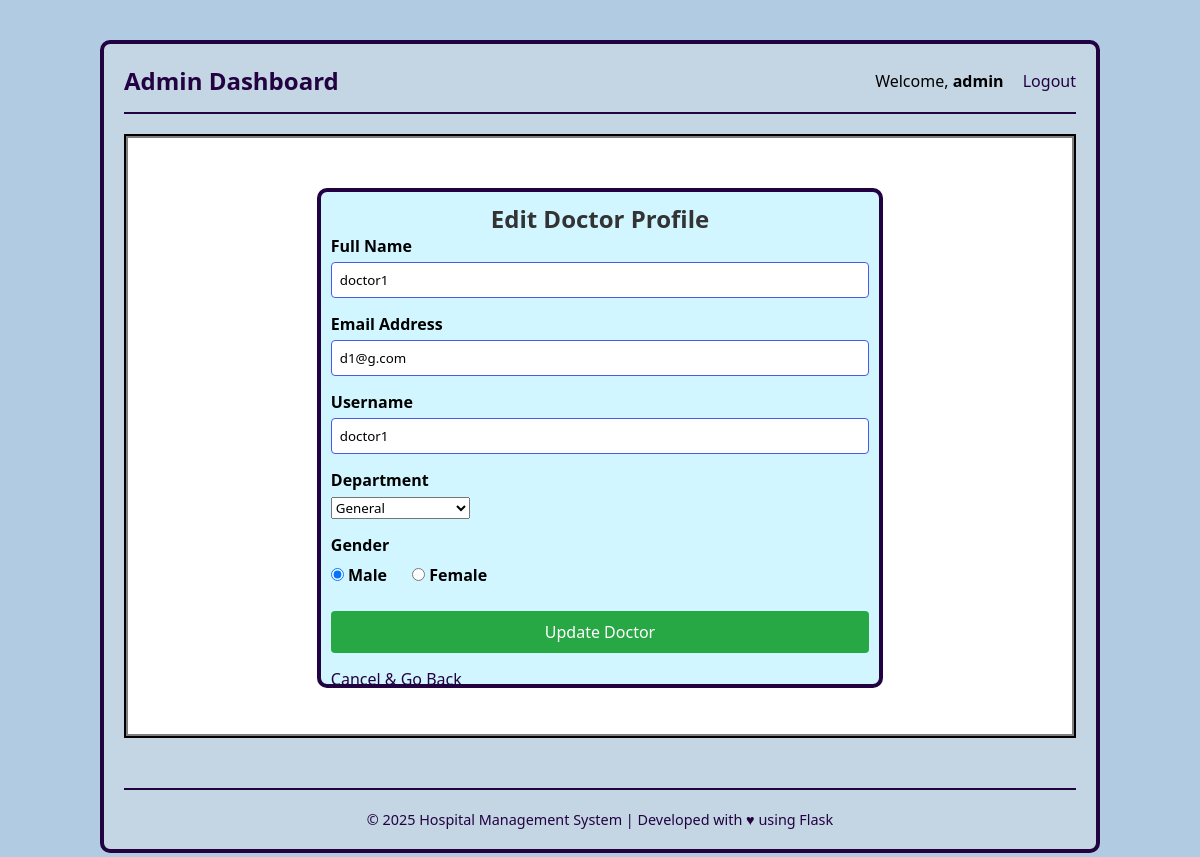
The page /edit_doctor/1 (signed in) on the database its author committed.
### application/models.py (models this page shows)
class Doctor(db.Model):
    id = db.Column(db.Integer, primary_key=True)
    email = db.Column(db.String(), unique=True, nullable=False)
    username = db.Column(db.String(), unique=True, nullable=False)
    password = db.Column(db.String(), nullable=False)
    name = db.Column(db.String(), nullable=False)
    Dep_id = db.Column(db.Integer, db.ForeignKey("department.id"), nullable=False)
    gender = db.Column(db.Enum('Male', 'Female'), nullable=False)
    appointments = db.relationship('Appointment', backref='doctor')

class Department(db.Model):
    id = db.Column(db.Integer, primary_key=True)
    dep_name = db.Column(db.String(), nullable=False)
    description = db.Column(db.String(), nullable=False)
    doctors_registered = db.relationship('Doctor', backref='department')

### application/controllers.py (the view, shortened to what this page needs)
@app.route('/edit_doctor/<int:doctor_id>', methods=["GET", "POST"])
def edit_doctor(doctor_id):
    if session.get('user_type') != 'admin':
        flash('Access denied.', 'error')
        return redirect(url_for('home'))
    doctor = Doctor.query.get_or_404(doctor_id)
    departments = Department.query.all()
    return render_template('edit_doctor.html', doctor=doctor, departments=departments)

### templates/edit_doctor.html (shortened to what this page needs)
{% extends "base.html" %}
{% block extra_css %}
    <link rel="stylesheet" href="{{ url_for('static', filename='style.css') }}">
{% endblock %}
{% block content %}
<div id="main">
    <div id="canvas">
        <div id="form-body">
            <h2>Edit Doctor Profile</h2>
            <form method="POST" action="{{ url_for('edit_doctor', doctor_id=doctor.id) }}">
                <div>
                    <label for="name">Full Name</label>
                    <input type="text"
                           name="name"
                           id="name"
                           value="{{ doctor.name }}"
                           required
                           placeholder="Dr. Sarah Johnson">
                </div>
                <div>
                    <label for="email">Email Address</label>
                    <input type="email"
                           name="email"
                           id="email"
                           value="{{ doctor.email }}"
                           required>
                </div>
                <div>
                    <label for="username">Username</label>
                    <input type="text"
                           name="username"
                           id="username"
                           value="{{ doctor.username }}"
                           required>
                </div>
                <div>
                    <label for="Dep_id">Department</label>
                    <select name="Dep_id" id="Dep_id" required>
                        {% for dept in departments %}
                            <option value="{{ dept.id }}"
                                {% if dept.id == doctor.Dep_id %}selected{% endif %}>
                                {{ dept.dep_name }}
                            </option>
                        {% endfor %}
                    </select>
                </div>
                <div style="margin-bottom: 20px;">
                    <label>Gender</label>
                    <div style="display:flex; gap:25px; margin-top:8px;">
                        <label>
                            <input type="radio" name="gender" value="Male"
                                {% if doctor.gender == 'Male' %}checked{% endif %} required>
                            Male
                        </label>
                        <label>
                            <input type="radio" name="gender" value="Female"
                                {% if doctor.gender == 'Female' %}checked{% endif %}>
                            Female
                        </label>
                    </div>
                </div>
                <div>
                    <input type="submit" value="Update Doctor"
                           style="background-color: #28a745; margin-bottom: 10px;">
                </div>
                <div>
                    <a href="{{ url_for('admin_dashboard') }}">Cancel & Go Back</a>
                </div>
            </form>
        </div>
    </div>
</div>
{% endblock %}

### static/style1.css (style rules this page uses)
* { margin: 0; padding: 0; box-sizing: border-box; font-family: 'Segoe UI', Tahoma, Geneva, Verdana, sans-serif; }
body { background-color: rgb(177, 204, 226); display: flex; justify-content: center; padding: 20px; }

### static/style.css (style rules this page uses)
#main { border: 2px solid black; margin-top: 10px; }
#canvas { background-color: rgb(255, 255, 255); border: 2px solid gray; width: 100%; height: 600px; margin: auto; }
#form-body { background-color: rgb(209, 246, 255); border: 4px solid rgb(34, 2, 65); width: 60%; height: 400px; margin: auto; margin-top: 90px; border-radius: 10px; padding: 10px; }
#form-body h2 { text-align: center; color: #333; }
#form-body div { margin-bottom: 15px; }
#form-body label { display: block; margin-bottom: 5px; font-weight: bold; }
#form-body input[type="email"], #form-body input[type="text"], #form-body input[type="password"] { width: 100%; padding: 8px; box-sizing: border-box; border: 1px solid #4859f0; border-radius: 4px; }
#form-body input[type="submit"] { display: block; width: 100%; padding: 10px; background-color: rgb(11, 2, 65); color: white; border: none; border-radius: 4px; cursor: pointer; font-size: 16px; margin-top: 10px; }
#form-body a { color: rgb(34, 2, 65); text-decoration: none; }

### templates/edit_doctor.html (style rules this page uses)
#form-body { height: 500px; margin-top: 50px; }

### rows shown on the page
Doctor: name "doctor1", email "d1@g.com", username "doctor1", Dep_id "General", gender "☑ Male", gender "☐ Female"

### other values the page prints
{{ session.username }} "admin"
